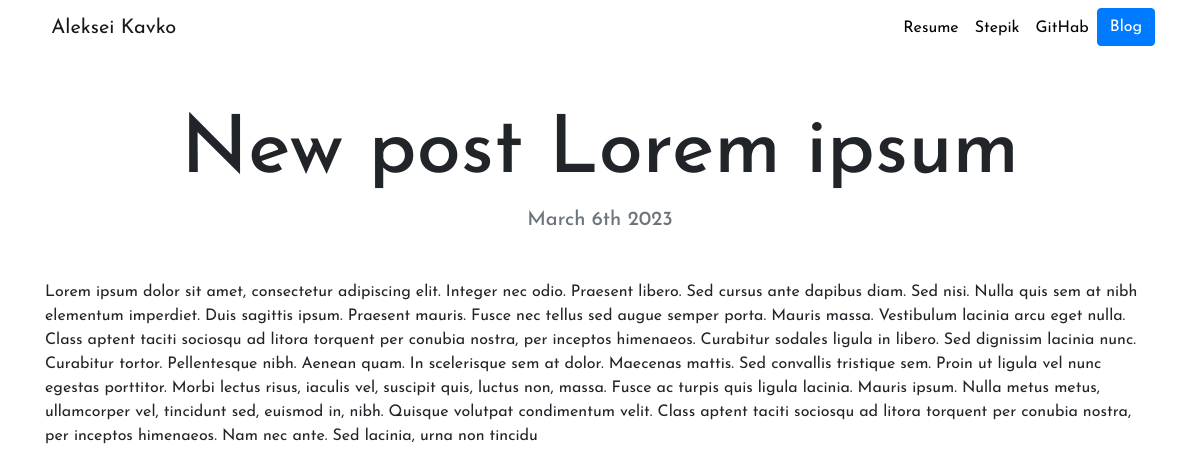
The app's page /blog/4/ with its own data.
### blog/models.py (models this page shows, shortened)
class Blogs(models.Model):
    title = models.CharField(max_length=250)
    description = models.TextField(max_length=1000)
    date = models.DateField()

### blog/views.py (the view)
# urls.py: path('<int:blog_id>/', views.detail, name='detail'),
def detail(request, blog_id):
    blog = get_object_or_404(Blogs, pk=blog_id)
    return render(request, 'blog/detail.html', {'blog':blog})

### blog/templates/blog/detail.html
{% extends "portfolio/base.html" %}
{% load static %}
{% block content %}
<h1 class="text-center mt-5" id="blogdetailtitle">{{ blog.title }}</h1>
<h5 class="text-center text-muted mb-5">{{ blog.date|date:'F jS Y' }}</h5>
{{ blog.description|safe }}
{% endblock %}

### portfolio/static/portfolio/custom.css (style rules this page uses)
body { font-family: 'Josefin Sans', sans-serif; }
@media (min-width: 992px) { #blogdetailtitle { font-size: 5rem; } }

### records on screen
Blogs: title "New post Lorem ipsum", date "March 6th 2023", description "Lorem ipsum dolor sit amet, consectetur adipiscing elit. Integer nec odio. Praesent libero. Sed cursus ante dapibus diam. Sed nisi. Nulla quis sem at nibh elementum imperdiet. Duis sagittis ipsum. Praesent mauris. Fusce nec tellus sed augue semper porta. Mauris massa. Vestibulum lacinia arcu eget nulla. Class aptent taciti sociosqu ad litora torquent per conubia nostra, per inceptos himenaeos. Curabitur sodales ligula in libero. Sed dignissim lacinia nunc. Curabitur tortor. Pellentesque nibh. Aenean quam. In scelerisque sem at dolor. Maecenas mattis. Sed convallis tristique sem. Proin ut ligula vel nunc egestas porttitor. Morbi lectus risus, iaculis vel, suscipit quis, luctus non, massa.…"
